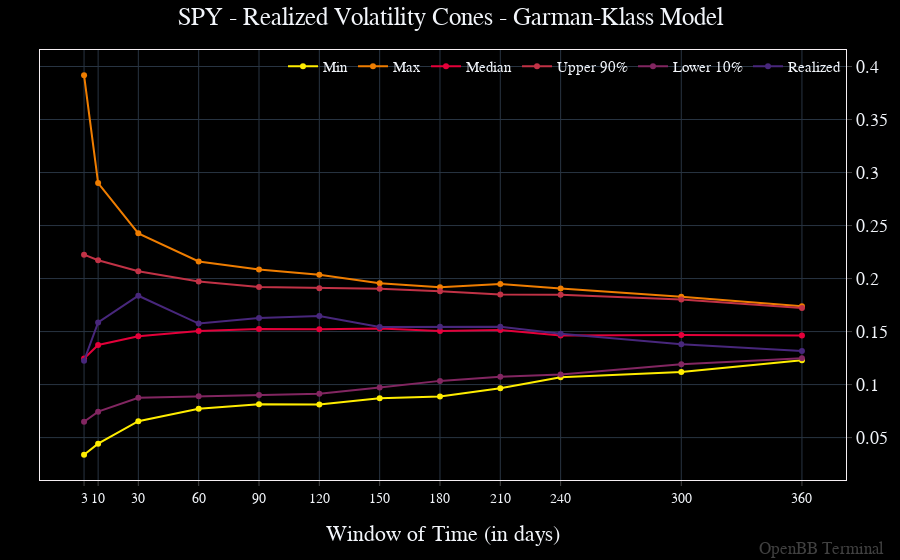

The notebook cell this image was saved under:
### Markdown cell above
The `data` input can also be the `load` function from the OpenBB SDK. Use the `symbol` argument to complete the title of the chart.

### Code cell
openbb.ta.cones_chart(
    data = openbb.stocks.load('SPY'),
    symbol = 'SPY',
    model = 'Garman-Klass',
    upper_q = 0.90,
    lower_q = 0.10
)

### Figure 1 — Plotly figure (JSON) as saved in the notebook; plotly's stock layout.template omitted (floating-point values rounded to 4 significant figures)
{"data": [{"hovertemplate": "%{y}<extra></extra>", "name": "Min", "type": "scatter", "x": [3, 10, 30, 60, 90, 120, 150, 180, 210, 240, 300, 360], "y": [0.03382, 0.04427, 0.0655, 0.07723, 0.08151, 0.08114, 0.08702, 0.08876, 0.09645, 0.1069, 0.112, 0.1229]}, {"hovertemplate": "%{y}<extra></extra>", "name": "Max", "type": "scatter", "x": [3, 10, 30, 60, 90, 120, 150, 180, 210, 240, 300, 360], "y": [0.3918, 0.2901, 0.2427, 0.2161, 0.2086, 0.2036, 0.1956, 0.1917, 0.1948, 0.1905, 0.1829, 0.1739]}, {"hovertemplate": "%{y}<extra></extra>", "name": "Median", "type": "scatter", "x": [3, 10, 30, 60, 90, 120, 150, 180, 210, 240, 300, 360], "y": [0.1247, 0.1373, 0.1457, 0.1506, 0.1525, 0.1523, 0.153, 0.1506, 0.1514, 0.1462, 0.1468, 0.1462]}, {"hovertemplate": "%{y}<extra></extra>", "name": "Upper 90%", "type": "scatter", "x": [3, 10, 30, 60, 90, 120, 150, 180, 210, 240, 300, 360], "y": [0.2226, 0.2173, 0.2069, 0.1972, 0.192, 0.1909, 0.1905, 0.1879, 0.185, 0.1846, 0.1802, 0.1722]}, {"hovertemplate": "%{y}<extra></extra>", "name": "Lower 10%", "type": "scatter", "x": [3, 10, 30, 60, 90, 120, 150, 180, 210, 240, 300, 360], "y": [0.06489, 0.07448, 0.08756, 0.08898, 0.09024, 0.0914, 0.09727, 0.1035, 0.1074, 0.1095, 0.1193, 0.1248]}, {"hovertemplate": "%{y}<extra></extra>", "name": "Realized", "type": "scatter", "x": [3, 10, 30, 60, 90, 120, 150, 180, 210, 240, 300, 360], "y": [0.1225, 0.1586, 0.1838, 0.1575, 0.1627, 0.1647, 0.1543, 0.1544, 0.1546, 0.1479, 0.1381, 0.1316]}], "layout": {"annotations": [{"font": {"color": "gray", "size": 17}, "opacity": 0.5, "text": "OpenBB Terminal", "x": 1, "xanchor": "right", "xref": "paper", "xshift": 40, "y": 0, "yanchor": "bottom", "yref": "paper", "yshift": -80}], "bargap": 0, "bargroupgap": 0, "barmode": "overlay", "hoverdistance": 2, "legend": {"groupclick": "toggleitem", "orientation": "h", "tracegroupgap": 133.3, "x": 1, "xanchor": "right", "y": 1, "yanchor": "top"}, "margin": {"b": 80, "l": 40, "r": 50, "t": 50}, "modebar": {"activecolor": "#d1030d", "bgcolor": "#2A2A2A", "color": "#FFFFFF", "orientation": "v"}, "newshape": {"line": {"color": "gold"}}, "spikedistance": 2, "title": {"text": "SPY - Realized Volatility Cones - Garman-Klass Model", "x": 0.5}, "xaxis": {"tickmode": "array", "ticktext": [3, 10, 30, 60, 90, 120, 150, 180, 210, 240, 300, 360], "tickvals": [3, 10, 30, 60, 90, 120, 150, 180, 210, 240, 300, 360], "title": {"text": "Window of Time (in days)"}}}}
